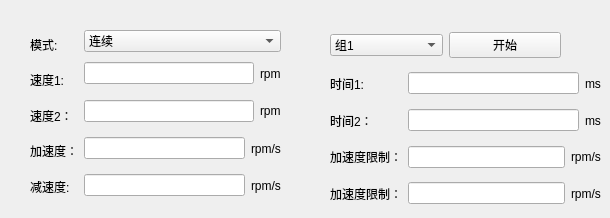
   <widget class="QWidget" name="tab_9">
    <attribute name="title">
     <string>简单伺服运动</string>
    </attribute>
    <widget class="QWidget" name="layoutWidget">
     <property name="geometry">
      <rect>
       <x>30</x>
       <y>30</y>
       <width>251</width>
       <height>171</height>
      </rect>
     </property>
     <layout class="QHBoxLayout" name="horizontalLayout_15">
      <item>
       <layout class="QVBoxLayout" name="verticalLayout_5">
        <item>
         <widget class="QLabel" name="label_5">
          <property name="text">
           <string>模式:</string>
          </property>
         </widget>
        </item>
        <item>
         <widget class="QLabel" name="label_53">
          <property name="text">
           <string>速度1:</string>
          </property>
         </widget>
        </item>
        <item>
         <widget class="QLabel" name="label_52">
          <property name="text">
           <string>速度2：</string>
          </property>
         </widget>
        </item>
        <item>
         <widget class="QLabel" name="label_21">
          <property name="text">
           <string>加速度：</string>
          </property>
         </widget>
        </item>
        <item>
         <widget class="QLabel" name="label_31">
          <property name="text">
           <string>减速度:</string>
          </property>
         </widget>
        </item>
       </layout>
      </item>
      <item>
       <layout class="QVBoxLayout" name="verticalLayout_20">
        <item>
         <widget class="QComboBox" name="comboBox">
          <item>
           <property name="text">
            <string>连续</string>
           </property>
          </item>
          <item>
           <property name="text">
            <string>周期</string>
           </property>
          </item>
          <item>
           <property name="text">
            <string>脉冲</string>
           </property>
          </item>
         </widget>
        </item>
        <item>
         <layout class="QHBoxLayout" name="horizontalLayout_8">
          <item>
           <widget class="QLineEdit" name="lineEdit"/>
          </item>
          <item>
           <widget class="QLabel" name="label_32">
            <property name="text">
             <string>rpm</string>
            </property>
           </widget>
          </item>
         </layout>
        </item>
        <item>
         <layout class="QHBoxLayout" name="horizontalLayout_9">
          <item>
           <widget class="QLineEdit" name="lineEdit_2"/>
          </item>
          <item>
           <widget class="QLabel" name="label_33">
            <property name="text">
             <string>rpm</string>
            </property>
           </widget>
          </item>
         </layout>
        </item>
        <item>
         <layout class="QHBoxLayout" name="horizontalLayout_10">
          <item>
           <widget class="QLineEdit" name="lineEdit_3"/>
          </item>
          <item>
           <widget class="QLabel" name="label_44">
            <property name="text">
             <string>rpm/s</string>
            </property>
           </widget>
          </item>
         </layout>
        </item>
        <item>
         <layout class="QHBoxLayout" name="horizontalLayout_13">
          <item>
           <widget class="QLineEdit" name="lineEdit_4"/>
          </item>
          <item>
           <widget class="QLabel" name="label_45">
            <property name="text">
             <string>rpm/s</string>
            </property>
           </widget>
          </item>
         </layout>
        </item>
       </layout>
      </item>
     </layout>
    </widget>
    <widget class="QWidget" name="layoutWidget">
     <property name="geometry">
      <rect>
       <x>330</x>
       <y>68</y>
       <width>271</width>
       <height>141</height>
      </rect>
     </property>
     <layout class="QHBoxLayout" name="horizontalLayout_21">
      <item>
       <layout class="QVBoxLayout" name="verticalLayout_21">
        <item>
         <widget class="QLabel" name="label_11">
          <property name="text">
           <string>时间1:</string>
          </property>
         </widget>
        </item>
        <item>
         <widget class="QLabel" name="label_20">
          <property name="text">
           <string>时间2：</string>
          </property>
         </widget>
        </item>
        <item>
         <widget class="QLabel" name="label_50">
          <property name="text">
           <string>加速度限制：</string>
          </property>
         </widget>
        </item>
        <item>
         <widget class="QLabel" name="label_51">
          <property name="text">
           <string>加速度限制：</string>
          </property>
         </widget>
        </item>
       </layout>
      </item>
      <item>
       <layout class="QVBoxLayout" name="verticalLayout_22">
        <item>
         <layout class="QHBoxLayout" name="horizontalLayout_17">
          <item>
           <widget class="QLineEdit" name="lineEdit_6"/>
          </item>
          <item>
           <widget class="QLabel" name="label_47">
            <property name="text">
             <string>ms</string>
            </property>
           </widget>
          </item>
         </layout>
        </item>
        <item>
         <layout class="QHBoxLayout" name="horizontalLayout_18">
          <item>
           <widget class="QLineEdit" name="lineEdit_5"/>
          </item>
          <item>
           <widget class="QLabel" name="label_46">
            <property name="text">
             <string>ms</string>
            </property>
           </widget>
          </item>
         </layout>
        </item>
        <item>
         <layout class="QHBoxLayout" name="horizontalLayout_20">
          <item>
           <widget class="QLineEdit" name="lineEdit_8"/>
          </item>
          <item>
           <widget class="QLabel" name="label_49">
            <property name="text">
             <string>rpm/s</string>
            </property>
           </widget>
          </item>
         </layout>
        </item>
        <item>
         <layout class="QHBoxLayout" name="horizontalLayout_19">
          <item>
           <widget class="QLineEdit" name="lineEdit_7"/>
          </item>
          <item>
           <widget class="QLabel" name="label_48">
            <property name="text">
             <string>rpm/s</string>
            </property>
           </widget>
          </item>
         </layout>
        </item>
       </layout>
      </item>
     </layout>
    </widget>
    <widget class="QWidget" name="layoutWidget">
     <property name="geometry">
      <rect>
       <x>330</x>
       <y>30</y>
       <width>231</width>
       <height>31</height>
      </rect>
     </property>
     <layout class="QHBoxLayout" name="horizontalLayout_22">
      <item>
       <widget class="QComboBox" name="comboBox_2">
        <item>
         <property name="text">
          <string>组1</string>
         </property>
        </item>
        <item>
         <property name="text">
          <string>组2</string>
         </property>
        </item>
       </widget>
      </item>
      <item>
       <widget class="QPushButton" name="pushButton">
        <property name="text">
         <string>开始</string>
        </property>
       </widget>
      </item>
     </layout>
    </widget>
   </widget>
